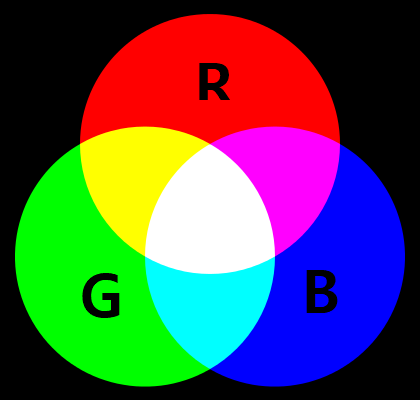
#> input picture image_and_videos/RGB.png, 420 x 400 px
$ python Split_and_Merge_Channels.py
#> lines starting #> are read from the running program, lines starting #| are printed output that depends on the picture
import cv2

img_color =  cv2.imread('RGB.png')
#> img_color is the input picture: shape (400, 420, 3); mean B, G, R 79.2, 79.3, 79.4

img_B, img_G, img_R = cv2.split(img_color)
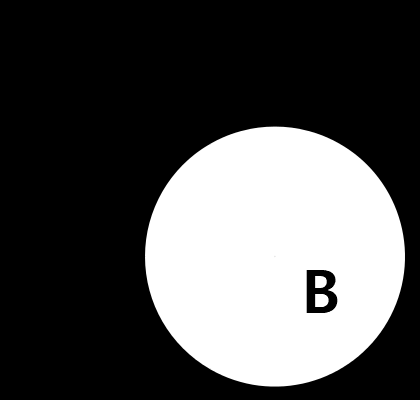
#> img_B: shape (400, 420); min 0, max 255, mean 79.2
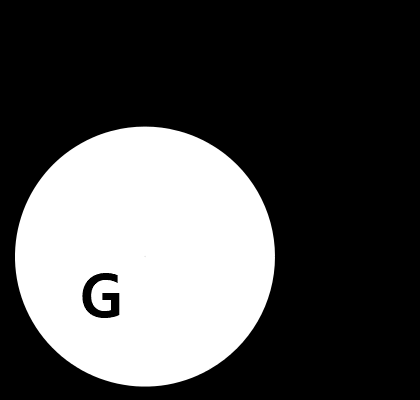
#> img_G: shape (400, 420); min 0, max 255, mean 79.3
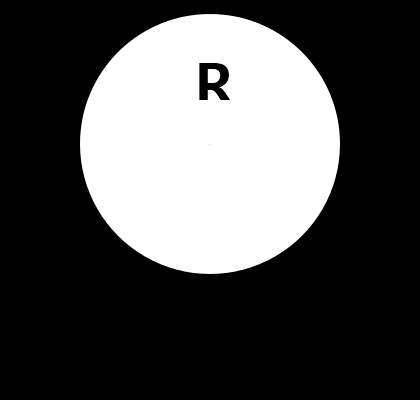
#> img_R: shape (400, 420); min 0, max 255, mean 79.4

img_merged = cv2.merge([img_B, img_G, img_R])
img_split = cv2.hconcat([img_R, img_G, img_B])
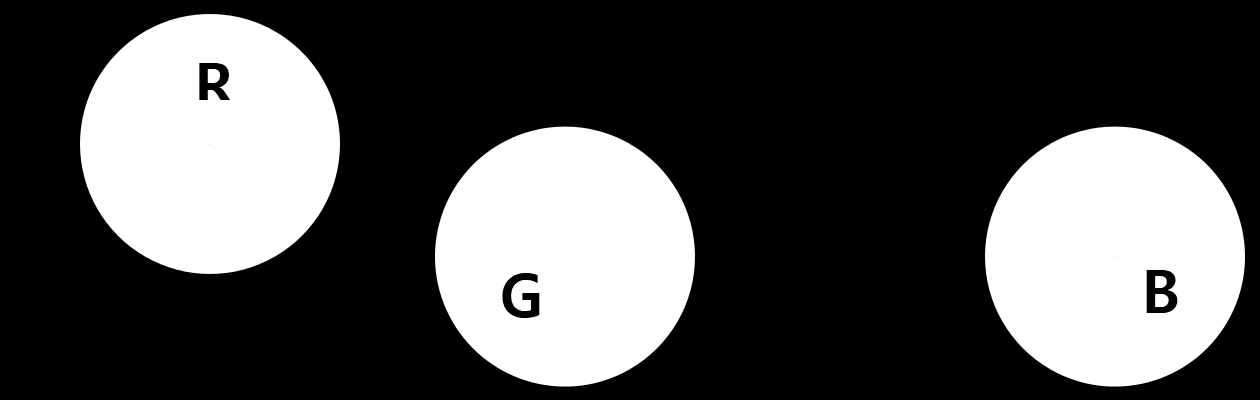
#> img_split: shape (400, 1260); min 0, max 255, mean 79.3

cv2.imshow('Split Channels', img_split)
cv2.imshow('Merged Channels', img_merged)
cv2.waitKey(0)

cv2.destroyAllWindows()
